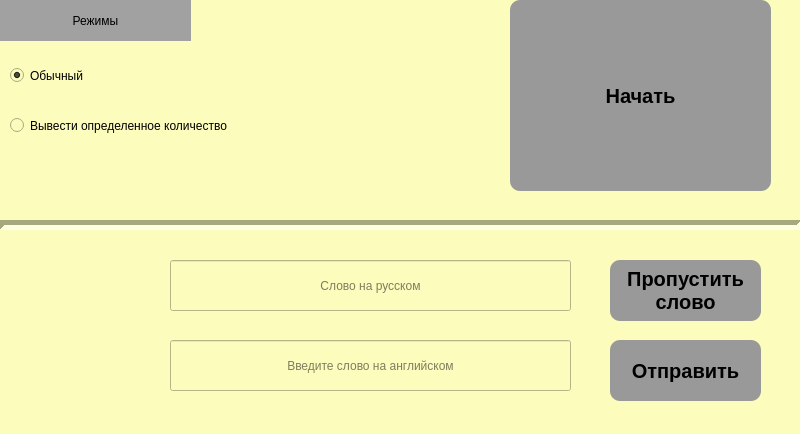
<?xml version="1.0" encoding="UTF-8"?>
<ui version="4.0">
 <class>CorrectWrite_Window</class>
 <widget class="QMainWindow" name="CorrectWrite_Window">
  <property name="geometry">
   <rect>
    <x>0</x>
    <y>0</y>
    <width>800</width>
    <height>434</height>
   </rect>
  </property>
  <property name="windowTitle">
   <string>MainWindow</string>
  </property>
  <property name="styleSheet">
   <string notr="true">background-color: rgb(252, 252, 189);</string>
  </property>
  <widget class="QWidget" name="centralwidget">
   <widget class="QLineEdit" name="edit_to_out">
    <property name="geometry">
     <rect>
      <x>170</x>
      <y>260</y>
      <width>401</width>
      <height>51</height>
     </rect>
    </property>
    <property name="styleSheet">
     <string notr="true">font: italic 20pt &quot;Times New Roman&quot;;</string>
    </property>
    <property name="text">
     <string/>
    </property>
    <property name="alignment">
     <set>Qt::AlignCenter</set>
    </property>
    <property name="dragEnabled">
     <bool>false</bool>
    </property>
    <property name="readOnly">
     <bool>true</bool>
    </property>
    <property name="placeholderText">
     <string>Слово на русском</string>
    </property>
   </widget>
   <widget class="QPushButton" name="btn_accept">
    <property name="geometry">
     <rect>
      <x>610</x>
      <y>340</y>
      <width>151</width>
      <height>61</height>
     </rect>
    </property>
    <property name="font">
     <font>
      <pointsize>-1</pointsize>
      <weight>75</weight>
      <bold>true</bold>
     </font>
    </property>
    <property name="cursor">
     <cursorShape>ArrowCursor</cursorShape>
    </property>
    <property name="layoutDirection">
     <enum>Qt::LeftToRight</enum>
    </property>
    <property name="styleSheet">
     <string notr="true">QPushButton {
    background-color: rgb(153, 153, 153);
    border: none;
    color: #0000;
    padding: 8px 16px;
    font-size: 20px;
    font-weight: bold;
    border-radius: 10px;;
}

QPushButton:pressed {
     background-color: rgb(0, 170, 0);
    padding-left: 14px;
    padding-top: 10px;
}

QPushButton:focus {
    outline: none;
}
</string>
    </property>
    <property name="text">
     <string>Отправить</string>
    </property>
    <property name="autoRepeatInterval">
     <number>100</number>
    </property>
   </widget>
   <widget class="QLabel" name="label">
    <property name="geometry">
     <rect>
      <x>0</x>
      <y>0</y>
      <width>191</width>
      <height>41</height>
     </rect>
    </property>
    <property name="styleSheet">
     <string notr="true">font: 75 18pt &quot;MS Shell Dlg 2&quot;;
background-color: rgb(161, 161, 161);</string>
    </property>
    <property name="text">
     <string>Режимы</string>
    </property>
    <property name="alignment">
     <set>Qt::AlignCenter</set>
    </property>
   </widget>
   <widget class="QRadioButton" name="radio_on_total">
    <property name="geometry">
     <rect>
      <x>10</x>
      <y>110</y>
      <width>371</width>
      <height>31</height>
     </rect>
    </property>
    <property name="styleSheet">
     <string notr="true">font: 75 16pt &quot;MS Shell Dlg 2&quot;;</string>
    </property>
    <property name="text">
     <string>Вывести определенное количество</string>
    </property>
   </widget>
   <widget class="QLineEdit" name="edit_to_input">
    <property name="geometry">
     <rect>
      <x>170</x>
      <y>340</y>
      <width>401</width>
      <height>51</height>
     </rect>
    </property>
    <property name="styleSheet">
     <string notr="true">font: 75 18pt &quot;MS Shell Dlg 2&quot;;</string>
    </property>
    <property name="alignment">
     <set>Qt::AlignCenter</set>
    </property>
    <property name="dragEnabled">
     <bool>false</bool>
    </property>
    <property name="readOnly">
     <bool>true</bool>
    </property>
    <property name="placeholderText">
     <string>Введите слово на английском</string>
    </property>
   </widget>
   <widget class="QPushButton" name="btn_skip_word">
    <property name="geometry">
     <rect>
      <x>610</x>
      <y>260</y>
      <width>151</width>
      <height>61</height>
     </rect>
    </property>
    <property name="font">
     <font>
      <pointsize>-1</pointsize>
      <weight>75</weight>
      <bold>true</bold>
     </font>
    </property>
    <property name="cursor">
     <cursorShape>ArrowCursor</cursorShape>
    </property>
    <property name="layoutDirection">
     <enum>Qt::LeftToRight</enum>
    </property>
    <property name="styleSheet">
     <string notr="true">QPushButton {
    background-color: rgb(153, 153, 153);
    border: none;
    color: #0000;
    padding: 8px 16px;
    font-size: 20px;
    font-weight: bold;
    border-radius: 10px;;
}

QPushButton:pressed {
     background-color: rgb(0, 170, 0);
    padding-left: 14px;
    padding-top: 10px;
}

QPushButton:focus {
    outline: none;
}
</string>
    </property>
    <property name="text">
     <string>Пропустить
слово</string>
    </property>
    <property name="autoRepeatInterval">
     <number>100</number>
    </property>
   </widget>
   <widget class="QPushButton" name="btn_start_end">
    <property name="geometry">
     <rect>
      <x>510</x>
      <y>0</y>
      <width>261</width>
      <height>191</height>
     </rect>
    </property>
    <property name="font">
     <font>
      <pointsize>-1</pointsize>
      <weight>75</weight>
      <bold>true</bold>
     </font>
    </property>
    <property name="cursor">
     <cursorShape>ArrowCursor</cursorShape>
    </property>
    <property name="layoutDirection">
     <enum>Qt::LeftToRight</enum>
    </property>
    <property name="styleSheet">
     <string notr="true">QPushButton {
    background-color: rgb(153, 153, 153);
    border: none;
    color: #0000;
    padding: 8px 16px;
    font-size: 20px;
    font-weight: bold;
    border-radius: 10px;;
}

QPushButton:pressed {
     background-color: rgb(0, 170, 0);
    padding-left: 14px;
    padding-top: 10px;
}

QPushButton:focus {
    outline: none;
}
</string>
    </property>
    <property name="text">
     <string>Начать</string>
    </property>
    <property name="autoRepeatInterval">
     <number>100</number>
    </property>
   </widget>
   <widget class="Line" name="line">
    <property name="geometry">
     <rect>
      <x>0</x>
      <y>210</y>
      <width>801</width>
      <height>31</height>
     </rect>
    </property>
    <property name="styleSheet">
     <string notr="true">font: 75 16pt &quot;MS Shell Dlg 2&quot;;</string>
    </property>
    <property name="lineWidth">
     <number>5</number>
    </property>
    <property name="orientation">
     <enum>Qt::Horizontal</enum>
    </property>
   </widget>
   <widget class="QRadioButton" name="radio_basic">
    <property name="geometry">
     <rect>
      <x>10</x>
      <y>60</y>
      <width>381</width>
      <height>31</height>
     </rect>
    </property>
    <property name="styleSheet">
     <string notr="true">font: 75 16pt &quot;MS Shell Dlg 2&quot;;</string>
    </property>
    <property name="text">
     <string>Обычный</string>
    </property>
    <property name="checked">
     <bool>true</bool>
    </property>
   </widget>
  </widget>
 </widget>
 <resources/>
 <connections/>
</ui>
